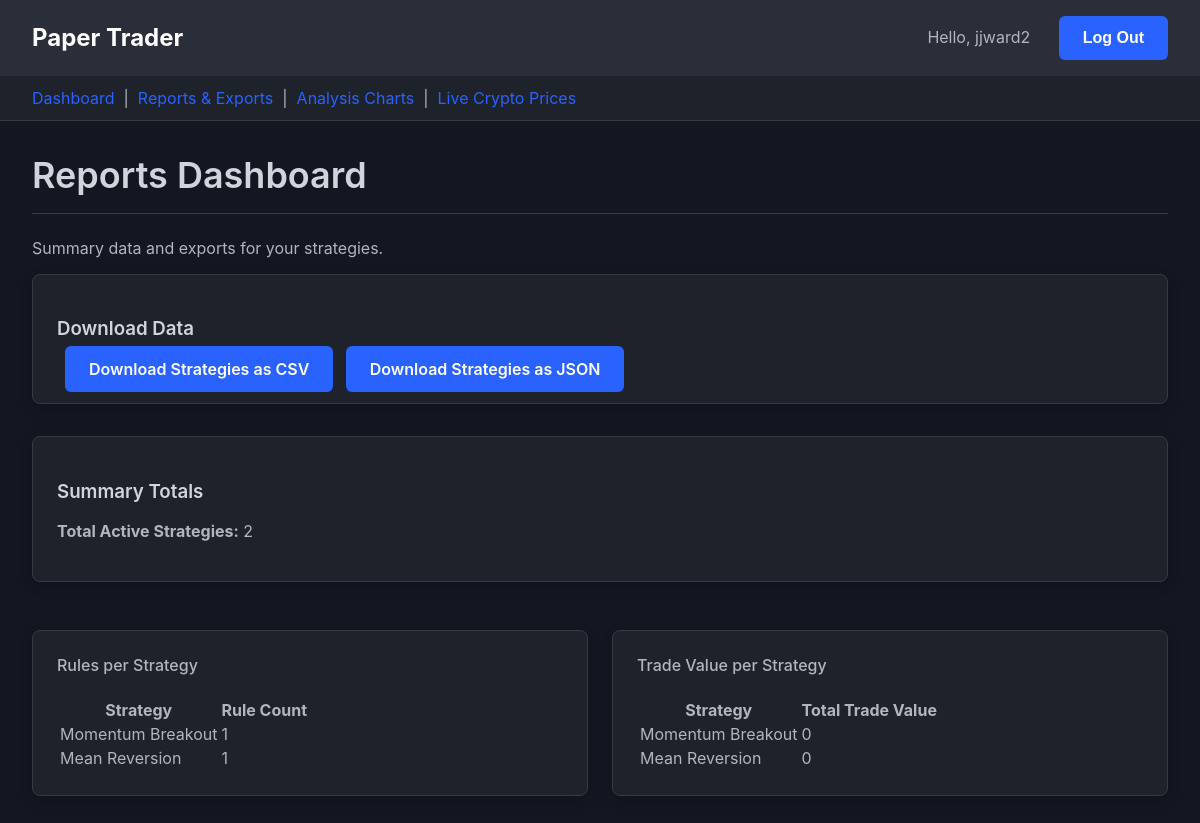
/reports/ (signed in), run on an earlier commit of the app's database.
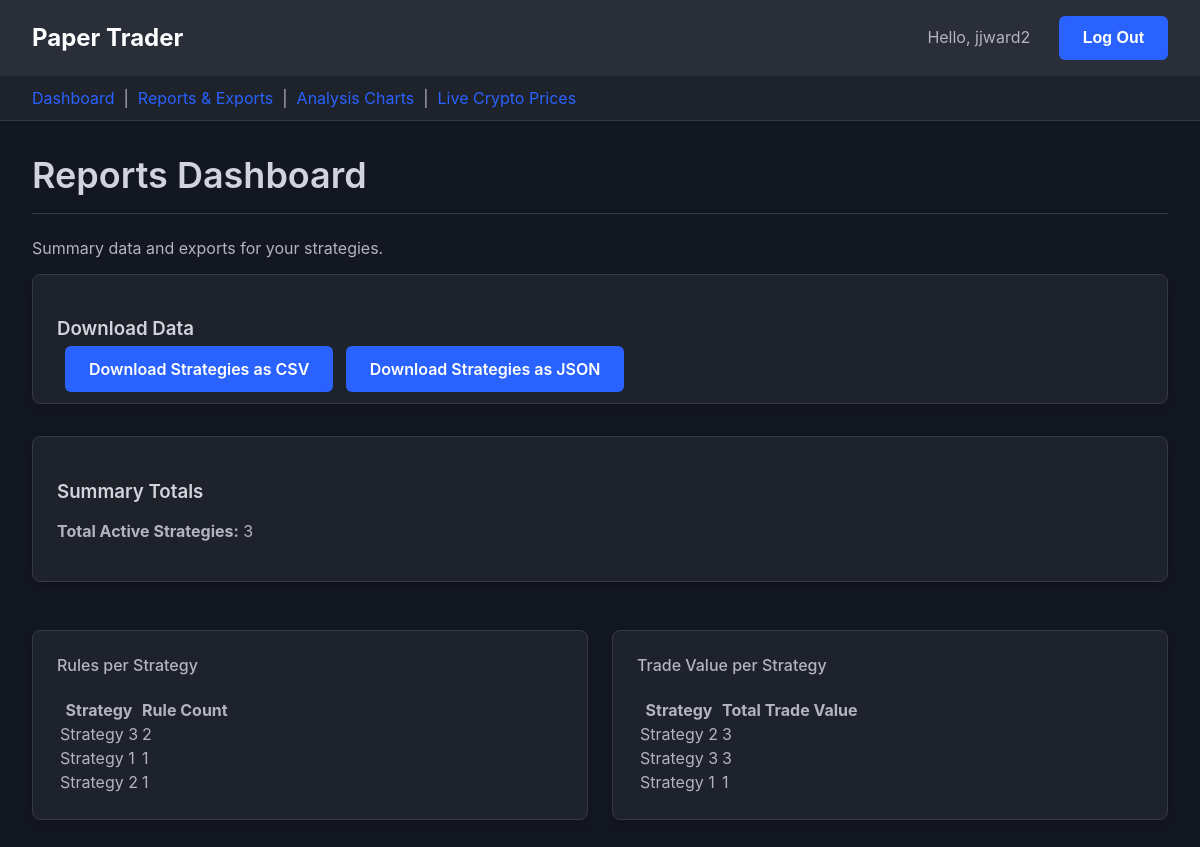
And on a later commit of the database.
### paper_trader/models.py (models this page shows, shortened)
class Strategy(models.Model):
    name = models.CharField(max_length=100, unique=True)
    description = models.TextField(blank=True)
    created_at = models.DateTimeField(auto_now_add=True)
    class Meta:
        ordering = ['name']
        verbose_name_plural = "Strategies"

### paper_trader/views.py (the view)
# urls.py: path('reports/', views.reports_view, name='reports'),
@login_required
def reports_view(request):
    rules_per_strategy = Strategy.objects.annotate(rule_count=Count('rules')).order_by('-rule_count')
    trades_value_per_strategy = Strategy.objects.annotate(
        total_value=Sum('trades__quantity')
    ).order_by('-total_value')
    total_strategies = Strategy.objects.count()
    context = {
        'rules_per_strategy': rules_per_strategy,
        'trades_value_per_strategy': trades_value_per_strategy,
        'total_strategies': total_strategies,
    }
    return render(request, 'paper_trader/reports.html', context)

### paper_trader/templates/paper_trader/reports.html (shortened to what this page needs)
{% extends "paper_trader/base.html" %}
{% block content %}
    <h1>Reports Dashboard</h1>
    <p>Summary data and exports for your strategies.</p>
    <div class="card" style="margin-bottom: 2rem;">
        <h3>Download Data</h3>
        <a href="{% url 'paper_trader:export_csv' %}" class="btn">Download Strategies as CSV</a>
        <a href="{% url 'paper_trader:export_json' %}" class="btn">Download Strategies as JSON</a>
    </div>
    <div class="card" style="margin-bottom: 2rem;">
        <h3>Summary Totals</h3>
        <p><strong>Total Active Strategies:</strong> {{ total_strategies }}</p>
    </div>
    <div class="summary-grid">
        <div class="card">
            <h4>Rules per Strategy</h4>
            <table>
                <thead>
                    <tr>
                        <th>Strategy</th>
                        <th>Rule Count</th>
                    </tr>
                </thead>
                <tbody>
                    {% for item in rules_per_strategy %}
                    <tr>
                        <td>{{ item.name }}</td>
                        <td>{{ item.rule_count }}</td>
                    </tr>
                    {% empty %}
                    <tr><td colspan="2">No strategies found.</td></tr>
                    {% endfor %}
                </tbody>
            </table>
        </div>
        <div class="card">
            <h4>Trade Value per Strategy</h4>
             <table>
                <thead>
                    <tr>
                        <th>Strategy</th>
                        <th>Total Trade Value</th>
                    </tr>
                </thead>
                <tbody>
                    {% for item in trades_value_per_strategy %}
                    <tr>
                        <td>{{ item.name }}</td>
                        <td>{{ item.total_value|default:"0" }}</td>
                    </tr>
                    {% empty %}
                    <tr><td colspan="2">No trade data found.</td></tr>
                    {% endfor %}
                </tbody>
            </table>
        </div>
    </div>
{% endblock %}

### paper_trader/templates/paper_trader/base.html (shortened to what this page needs)
{% load static %}
<!DOCTYPE html>
<html lang="en">
<head>
    <link rel="stylesheet" href="{% static 'paper_trader/css/style.css' %}">
</head>
<body>
    <header style="background-color: var(--bg-dark-tertiary); padding: 1rem 2rem; display: flex; justify-content: space-between; align-items: center;">
        <a href="{% url 'paper_trader:strategy_list_generic' %}" style="font-size: 1.5rem; font-weight: bold; color: white; text-decoration: none;">
            Paper Trader
        </a>
        <nav>
            {% if user.is_authenticated %}
                <span style="color: var(--text-secondary); margin-right: 1rem;">Hello, {{ user.username }}</span>
                <form action="{% url 'logout' %}" method="post" style="display: inline;">
                    <button type="submit" class="btn">Log Out</button>
                </form>
            {% else %}
                <a href="{% url 'login' %}" class="btn">Log In</a>
                <a href="{% url 'signup' %}" class="btn">Sign Up</a>
            {% endif %}
        </nav>
    </header>
    {% if user.is_authenticated %}
    <nav style="background: var(--bg-dark-secondary); padding: 0.75rem 2rem; border-bottom: 1px solid var(--border-color);">
        <a href="{% url 'paper_trader:strategy_list_generic' %}">Dashboard</a> &nbsp;|&nbsp;
        <a href="{% url 'paper_trader:reports' %}">Reports & Exports</a> &nbsp;|&nbsp;
        <a href="{% url 'paper_trader:strategy_chart_page' %}">Analysis Charts</a> &nbsp;|&nbsp;
        <a href="{% url 'paper_trader:crypto_prices' %}">Live Crypto Prices</a>
    </nav>
    {% endif %}
    <main class="container">
        {% block content %}{% endblock %}
    </main>
</body>
</html>

### paper_trader/static/paper_trader/css/style.css (style rules this page uses)
:root { --bg-dark-primary: #131722; --bg-dark-secondary: #1e222b; --bg-dark-tertiary: #2a2e39; --text-primary: #d1d4dc; --text-secondary: #b2b5be; --accent-blue: #2962ff; --accent-blue-hover: #0039cb; --border-color: #363a45; }
body { background-color: var(--bg-dark-primary); color: var(--text-secondary); font-family: -apple-system, BlinkMacSystemFont, "Segoe UI", Roboto, Oxygen, Ubuntu, Cantarell, "Open Sans", "Helvetica Neue", sans-serif; margin: 0; font-size: 16px; }
h1, h2, h3, h4 { color: var(--text-primary); font-weight: 600; }
h1 { font-size: 2.25rem; margin-bottom: 1.5rem; border-bottom: 1px solid var(--border-color); padding-bottom: 1rem; }
a { color: var(--accent-blue); text-decoration: none; }
.container { max-width: 1200px; margin: 2rem auto; padding: 0 2rem; }
form button, .btn { padding: 0.8rem 1.5rem; background-color: var(--accent-blue); border: none; border-radius: 6px; font-weight: 600; color: white; cursor: pointer; font-size: 1rem; transition: background-color 0.2s; margin-left: 0.5rem; }
.card { background: var(--bg-dark-secondary); border: 1px solid var(--border-color); border-radius: 8px; padding: 1.5rem; margin-top: 1rem; box-shadow: 0 4px 12px rgba(0, 0, 0, 0.2); }
.summary-grid { display: grid; grid-template-columns: repeat(auto-fit, minmax(280px, 1fr)); gap: 1.5rem; }
.summary-grid .card h4 { margin-top: 0; color: var(--text-secondary); font-weight: 500; }

What changed in the data, as far as the page shows it:
removed Strategy: name "Momentum Breakout", rule_count "1", total_value "0"
removed Strategy: name "Mean Reversion", rule_count "1", total_value "0"
added Strategy: name "Strategy 3", rule_count "2", total_value "3"
added Strategy: name "Strategy 1", rule_count "1", total_value "1"
added Strategy: name "Strategy 2", rule_count "1", total_value "3"
Also different on the page:
{{ total_strategies }}: "2" → "3"
